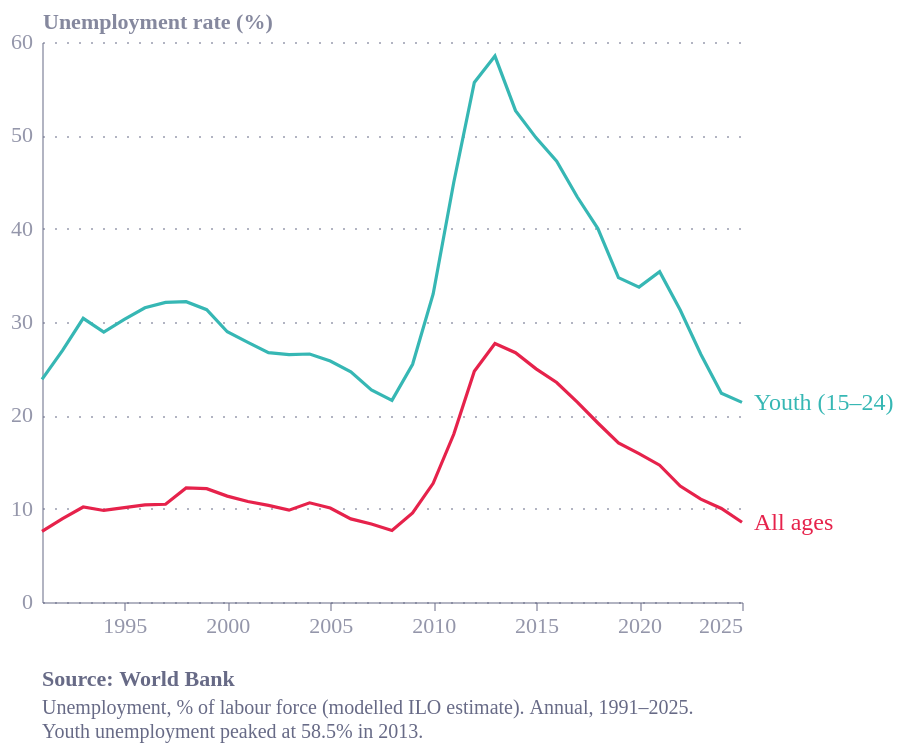

This figure's Vega-Lite source:
### Vega-Lite specification from a JSON file in a GitHub repository (floating-point values rounded to 4 significant figures)
{"config": {"font": "Circular Std", "text": {"color": "#676A86", "align": "left", "baseline": "middle", "dx": 7, "dy": 0, "fontSize": 11}, "view": {"stroke": "transparent", "continuousWidth": 400, "continuousHeight": 300, "discreteWidth": 400, "discreteHeight": 300, "fill": "transparent"}, "range": {"category": ["#36B7B4", "#E6224B", "#F4C245", "#0063AF", "#00A767", "#179FDB", "#EB5C2E", "#5C267B", "#122B39"], "diverging": ["#E6224B", "#E54753", "#C9C9C9", "#179FDB", "#122B39"], "heatmap": ["#C9C9C9", "#179FDB", "#0063AF", "#122B39"], "ordinal": ["#00A767", "#36B7B4", "#179FDB", "#0063AF", "#243B5A"]}, "bar": {"color": "#179fdb"}, "line": {"color": "#e6224b"}, "rule": {"color": "#676A86"}, "area": {"opacity": 0.8}, "point": {"filled": true, "size": 80, "color": "#e6224b", "opacity": 0.95}, "geoshape": {"stroke": "white", "strokeWidth": 0.3}, "rect": {"fill": "#d6d4d4", "opacity": 0.3}, "axis": {"labelColor": "#676A86", "labelFontSize": 11, "labelFont": "Circular Std", "labelOpacity": 0.7, "tickColor": "#676A86", "tickOpacity": 0.5, "domainColor": "#676A86", "domainOpacity": 0.5, "gridColor": "#676A86", "gridDash": [2, 2], "gridOpacity": 0.5, "title": null, "titleColor": "#676A86", "titleOpacity": 0.8, "tickSize": 4}, "axisXDiscrete": {"grid": false, "labelAngle": 0, "tickCount": 10, "tickOpacity": 0.5, "title": null}, "axisYDiscrete": {"ticks": false, "labelPadding": 5}, "axisXTemporal": {"grid": false, "ticks": true}, "axisXQuantitative": {"grid": true}, "axisYQuantitative": {"gridColor": "#676A86", "gridDash": [1, 5], "gridOpacity": 0.5, "ticks": false, "labelPadding": 5, "tickCount": 8, "titleAngle": 0, "titleAlign": "left", "titleBaseline": "bottom", "titleX": 0, "titleY": -5}, "title": {"color": "#676A86E6", "subtitleColor": "#676A86", "font": "Circular Std", "subtitleFont": "Circular Std", "anchor": "start", "fontSize": 14, "subtitleFontSize": 12, "subtitlePadding": 4, "offset": 0, "frame": "group"}, "legend": {"titleColor": "#122b39", "title": null, "labelColor": "#122b39", "labelFontSize": 11}, "background": "white"}, "layer": [{"mark": {"type": "line", "strokeWidth": 1.6}, "encoding": {"color": {"field": "series", "legend": null, "scale": {"domain": ["Youth (15–24)", "All ages"]}, "type": "nominal"}, "x": {"axis": {"format": "%Y", "tickCount": 8}, "field": "date", "title": null, "type": "temporal"}, "y": {"field": "rate", "scale": {"zero": true}, "title": "Unemployment rate (%)", "type": "quantitative"}}}, {"mark": {"type": "text", "align": "left", "dx": 6, "fontSize": 12}, "encoding": {"color": {"field": "series", "legend": null, "scale": {"domain": ["Youth (15–24)", "All ages"]}, "type": "nominal"}, "text": {"field": "series", "type": "nominal"}, "x": {"aggregate": {"argmax": "date"}, "field": "date", "type": "temporal"}, "y": {"aggregate": {"argmax": "date"}, "field": "rate", "type": "quantitative"}}}], "data": {"name": "data-59cb8c452dcdb628de4f108358e6f43a"}, "height": 280, "title": {"text": "Source: World Bank", "anchor": "start", "color": "#676A86", "dy": 12, "fontSize": 11, "orient": "bottom", "subtitle": ["Unemployment, % of labour force (modelled ILO estimate). Annual, 1991–2025.", "Youth unemployment peaked at 58.5% in 2013."], "subtitleColor": "#676A86", "subtitleFontSize": 10}, "width": 350, "$schema": "https://vega.github.io/schema/vega-lite/v6.4.1.json", "datasets": {"data-59cb8c452dcdb628de4f108358e6f43a": [{"year": 1991, "rate": 23.86, "series": "Youth (15–24)", "date": "1991-01-01"}, {"year": 1992, "rate": 26.96, "series": "Youth (15–24)", "date": "1992-01-01"}, {"year": 1993, "rate": 30.39, "series": "Youth (15–24)", "date": "1993-01-01"}, {"year": 1994, "rate": 28.93, "series": "Youth (15–24)", "date": "1994-01-01"}, {"year": 1995, "rate": 30.27, "series": "Youth (15–24)", "date": "1995-01-01"}, {"year": 1996, "rate": 31.52, "series": "Youth (15–24)", "date": "1996-01-01"}, {"year": 1997, "rate": 32.1, "series": "Youth (15–24)", "date": "1997-01-01"}, {"year": 1998, "rate": 32.18, "series": "Youth (15–24)", "date": "1998-01-01"}, {"year": 1999, "rate": 31.32, "series": "Youth (15–24)", "date": "1999-01-01"}, {"year": 2000, "rate": 28.96, "series": "Youth (15–24)", "date": "2000-01-01"}, {"year": 2001, "rate": 27.82, "series": "Youth (15–24)", "date": "2001-01-01"}, {"year": 2002, "rate": 26.71, "series": "Youth (15–24)", "date": "2002-01-01"}, {"year": 2003, "rate": 26.5, "series": "Youth (15–24)", "date": "2003-01-01"}, {"year": 2004, "rate": 26.57, "series": "Youth (15–24)", "date": "2004-01-01"}, {"year": 2005, "rate": 25.81, "series": "Youth (15–24)", "date": "2005-01-01"}, {"year": 2006, "rate": 24.66, "series": "Youth (15–24)", "date": "2006-01-01"}, {"year": 2007, "rate": 22.73, "series": "Youth (15–24)", "date": "2007-01-01"}, {"year": 2008, "rate": 21.61, "series": "Youth (15–24)", "date": "2008-01-01"}, {"year": 2009, "rate": 25.47, "series": "Youth (15–24)", "date": "2009-01-01"}, {"year": 2010, "rate": 33.01, "series": "Youth (15–24)", "date": "2010-01-01"}, {"year": 2011, "rate": 44.95, "series": "Youth (15–24)", "date": "2011-01-01"}, {"year": 2012, "rate": 55.66, "series": "Youth (15–24)", "date": "2012-01-01"}, {"year": 2013, "rate": 58.49, "series": "Youth (15–24)", "date": "2013-01-01"}, {"year": 2014, "rate": 52.65, "series": "Youth (15–24)", "date": "2014-01-01"}, {"year": 2015, "rate": 49.73, "series": "Youth (15–24)", "date": "2015-01-01"}, {"year": 2016, "rate": 47.22, "series": "Youth (15–24)", "date": "2016-01-01"}, {"year": 2017, "rate": 43.39, "series": "Youth (15–24)", "date": "2017-01-01"}, {"year": 2018, "rate": 40.01, "series": "Youth (15–24)", "date": "2018-01-01"}, {"year": 2019, "rate": 34.75, "series": "Youth (15–24)", "date": "2019-01-01"}, {"year": 2020, "rate": 33.74, "series": "Youth (15–24)", "date": "2020-01-01"}, {"year": 2021, "rate": 35.39, "series": "Youth (15–24)", "date": "2021-01-01"}, {"year": 2022, "rate": 31.29, "series": "Youth (15–24)", "date": "2022-01-01"}, {"year": 2023, "rate": 26.54, "series": "Youth (15–24)", "date": "2023-01-01"}, {"year": 2024, "rate": 22.38, "series": "Youth (15–24)", "date": "2024-01-01"}, {"year": 2025, "rate": 21.39, "series": "Youth (15–24)", "date": "2025-01-01"}, {"year": 1991, "rate": 7.572, "series": "All ages", "date": "1991-01-01"}, {"year": 1992, "rate": 8.927, "series": "All ages", "date": "1992-01-01"}, {"year": 1993, "rate": 10.18, "series": "All ages", "date": "1993-01-01"}, {"year": 1994, "rate": 9.808, "series": "All ages", "date": "1994-01-01"}, {"year": 1995, "rate": 10.12, "series": "All ages", "date": "1995-01-01"}, {"year": 1996, "rate": 10.4, "series": "All ages", "date": "1996-01-01"}, {"year": 1997, "rate": 10.47, "series": "All ages", "date": "1997-01-01"}, {"year": 1998, "rate": 12.23, "series": "All ages", "date": "1998-01-01"}, {"year": 1999, "rate": 12.14, "series": "All ages", "date": "1999-01-01"}, {"year": 2000, "rate": 11.35, "series": "All ages", "date": "2000-01-01"}, {"year": 2001, "rate": 10.76, "series": "All ages", "date": "2001-01-01"}, {"year": 2002, "rate": 10.35, "series": "All ages", "date": "2002-01-01"}, {"year": 2003, "rate": 9.839, "series": "All ages", "date": "2003-01-01"}, {"year": 2004, "rate": 10.63, "series": "All ages", "date": "2004-01-01"}, {"year": 2005, "rate": 10.07, "series": "All ages", "date": "2005-01-01"}, {"year": 2006, "rate": 8.906, "series": "All ages", "date": "2006-01-01"}, {"year": 2007, "rate": 8.351, "series": "All ages", "date": "2007-01-01"}, {"year": 2008, "rate": 7.664, "series": "All ages", "date": "2008-01-01"}, {"year": 2009, "rate": 9.546, "series": "All ages", "date": "2009-01-01"}, {"year": 2010, "rate": 12.72, "series": "All ages", "date": "2010-01-01"}, {"year": 2011, "rate": 17.97, "series": "All ages", "date": "2011-01-01"}, {"year": 2012, "rate": 24.73, "series": "All ages", "date": "2012-01-01"}, {"year": 2013, "rate": 27.69, "series": "All ages", "date": "2013-01-01"}, {"year": 2014, "rate": 26.71, "series": "All ages", "date": "2014-01-01"}, {"year": 2015, "rate": 24.98, "series": "All ages", "date": "2015-01-01"}, {"year": 2016, "rate": 23.51, "series": "All ages", "date": "2016-01-01"}, {"year": 2017, "rate": 21.41, "series": "All ages", "date": "2017-01-01"}, {"year": 2018, "rate": 19.18, "series": "All ages", "date": "2018-01-01"}, {"year": 2019, "rate": 17.05, "series": "All ages", "date": "2019-01-01"}, {"year": 2020, "rate": 15.9, "series": "All ages", "date": "2020-01-01"}, {"year": 2021, "rate": 14.66, "series": "All ages", "date": "2021-01-01"}, {"year": 2022, "rate": 12.43, "series": "All ages", "date": "2022-01-01"}, {"year": 2023, "rate": 11.02, "series": "All ages", "date": "2023-01-01"}, {"year": 2024, "rate": 10.02, "series": "All ages", "date": "2024-01-01"}, {"year": 2025, "rate": 8.54, "series": "All ages", "date": "2025-01-01"}]}}
